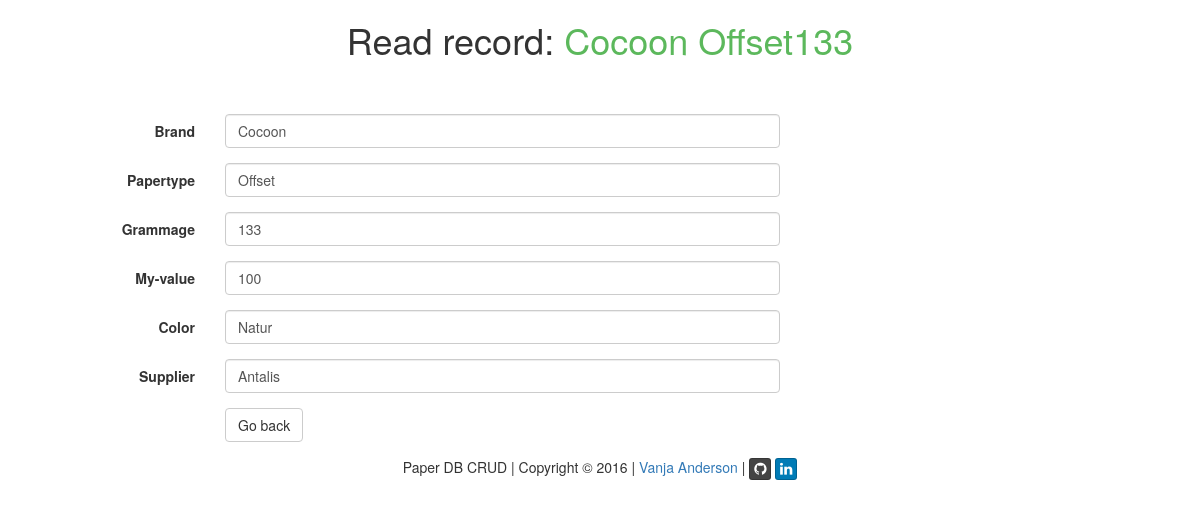
The app's page /?q=read_paper&id=1 with its own data.
### tables this page shows
CREATE TABLE IF NOT EXISTS paper (
  id int(11) NOT NULL AUTO_INCREMENT,
  brand varchar(45) NOT NULL,
  type varchar(45) NOT NULL,
  color varchar(45) DEFAULT ' ',
  supplier varchar(45) NOT NULL,
  grammage int(4) NOT NULL,
  my int(4) NOT NULL,
  PRIMARY KEY (id),
   
  CONSTRAINT paper_brand_fk FOREIGN KEY (brand) REFERENCES brand(brand),
  CONSTRAINT paper_type_fk FOREIGN KEY (type) REFERENCES type(type),
  CONSTRAINT paper_color_fk FOREIGN KEY (color) REFERENCES color(color),
  CONSTRAINT paper_supplier_fk FOREIGN KEY (supplier) REFERENCES supplier(name)
);

### index.php (called while the page is built, shortened)
<?php
include('script/functions.php');
$q = null;
$page = "";
if(isset($_GET['q'])) {
	$q = $_GET['q'];
}
switch($q) {
	case "read_paper": {
		$page = 'content/read_paper.php';
	} break;
}
include ('inc/header.php');
include($page);
include('inc/footer.php');
?>

### script/functions.php (called while the page is built, shortened)
<?php
function output_from_database($sql, $attr) {
	$pdo = CDatabase::connect();
	$pdo->setAttribute(PDO::ATTR_ERRMODE, PDO::ERRMODE_EXCEPTION);
	$stmt = $pdo->prepare($sql);
	$stmt->execute(explode(", ",$attr));
	return $stmt->fetch(PDO::FETCH_ASSOC);
}
?>

### content/read_paper.php (the view, shortened to what this page needs)
<?php
$id = null;
if ( !empty($_GET['id'])) {
	$id = $_REQUEST['id'];
}
if ( $id === null ) {
	header('Location:?q=start');
} else {
	$data = output_from_database('SELECT * FROM paper WHERE id = ?', "$id");
}
?>
		<div class="row">
			<h1 class="text-center empty-row-after"><?=READ_PAPER_TITLE;?> <span class="success_green"><?=$data['brand'];?> <?=$data['type'];?><?=$data['grammage'];?></span></h1>
		</div>
		<form class="form-horizontal" action="#" method="post" role="form">
			<div class="form-group">
				<label for="brand" class="control-label col-sm-2"><?=BRAND_TITLE;?></label>
				<div class="controls col-sm-6">
                    <input name="brand" class="form-control <?=$brandClass;?>" type="text" value="<?=$data['brand'];?>" />
				</div>
			</div>
			<div class="form-group">
				<label for="type" class="control-label col-sm-2"><?=TYPE_TITLE;?></label>
				<div class="controls col-sm-6">
					<input name="type" class="form-control <?=$typeClass;?>" value="<?=$data['type'];?>" />
				</div>
			</div>
			<div class="form-group">
				<label for="grammage" class="control-label col-sm-2"><?=GRAMMAGE_TITLE;?></label>
				<div class="controls col-sm-6">
					<input name="grammage" class="form-control <?=$grammageClass;?>" value="<?=$data['grammage'];?>" />
				</div>
			</div>
			<div class="form-group">
				<label for="my" class="control-label col-sm-2"><?=MY_TITLE;?></label>
				<div class="controls col-sm-6">
					<input name="my" class="form-control <?=$myClass;?>" value="<?=$data['my'];?>" />
				</div>
			</div>
			<div class="form-group">
				<label for="color" class="control-label col-sm-2"><?=COLOR_TITLE;?></label>
				<div class="controls col-sm-6">
					<input name="color" class="form-control" value="<?=$data['color'];?>" />
				</div>
			</div>
			<div class="form-group">
				<label for="supplier" class="control-label col-sm-2"><?=SUPPLIER_TITLE;?></label>
				<div class="controls col-sm-6">
					<input name="supplier" class="form-control" value="<?=$data['supplier'];?>" />
				</div>
			</div>
			<div class="form-group">
				<div class="col-sm-offset-2 col-sm-6">
					<a class="btn btn-default" role="button" href="<?=DOCUMENT_ROOT;?>"><?=BUTTON_BACK;?></a>
				</div>
			</div>
		</form>

### inc/header.php (shortened to what this page needs)
<!DOCTYPE html>
<html lang="en">
	<head>
		<link rel="stylesheet" href="<?=DOCUMENT_ROOT;?>/css/bootstrap.min.css" />
		<link rel="stylesheet" href="<?=DOCUMENT_ROOT;?>/css/my.css" />
		<link rel="stylesheet" href="<?=DOCUMENT_ROOT;?>/css/bootstrap-social.css" />
		<link rel="stylesheet" href="<?=DOCUMENT_ROOT;?>/css/font-awesome.css" />
	</head>
	<body>
		<div class="container">

### inc/footer.php (shortened to what this page needs)
			<footer class="row">
				<p class="text-center"><?=WEB_PAGE_TITLE;?> | Copyright &copy; <?=date('Y');?> | <a href="http://vanjaswebb.se/en">Vanja Anderson</a> |
				<a href="https://github.com/vanjaanderson" class="btn btn-xs btn-social-icon btn-github"><em class="fa fa-github"></em></a> <a href="https://se.linkedin.com/in/vanjaanderson" class="btn btn-xs btn-social-icon btn-linkedin"><em class="fa fa-linkedin"></em></a></p>
			</footer>
		</div>
	</body>
</html>

### css/my.css (style rules this page uses)
.empty-row-after { margin-bottom: 1.5em; }
.success_green { color: #5cb85c; }

### records on screen
paper: brand "Cocoon", type "Offset", grammage "133", my "100", color "Natur", supplier "Antalis"

### other values on screen
READ_PAPER_TITLE "Read record:"
BRAND_TITLE "Brand"
TYPE_TITLE "Papertype"
GRAMMAGE_TITLE "Grammage"
MY_TITLE "My-value"
COLOR_TITLE "Color"
SUPPLIER_TITLE "Supplier"
BUTTON_BACK "Go back"
WEB_PAGE_TITLE "Paper DB CRUD"
